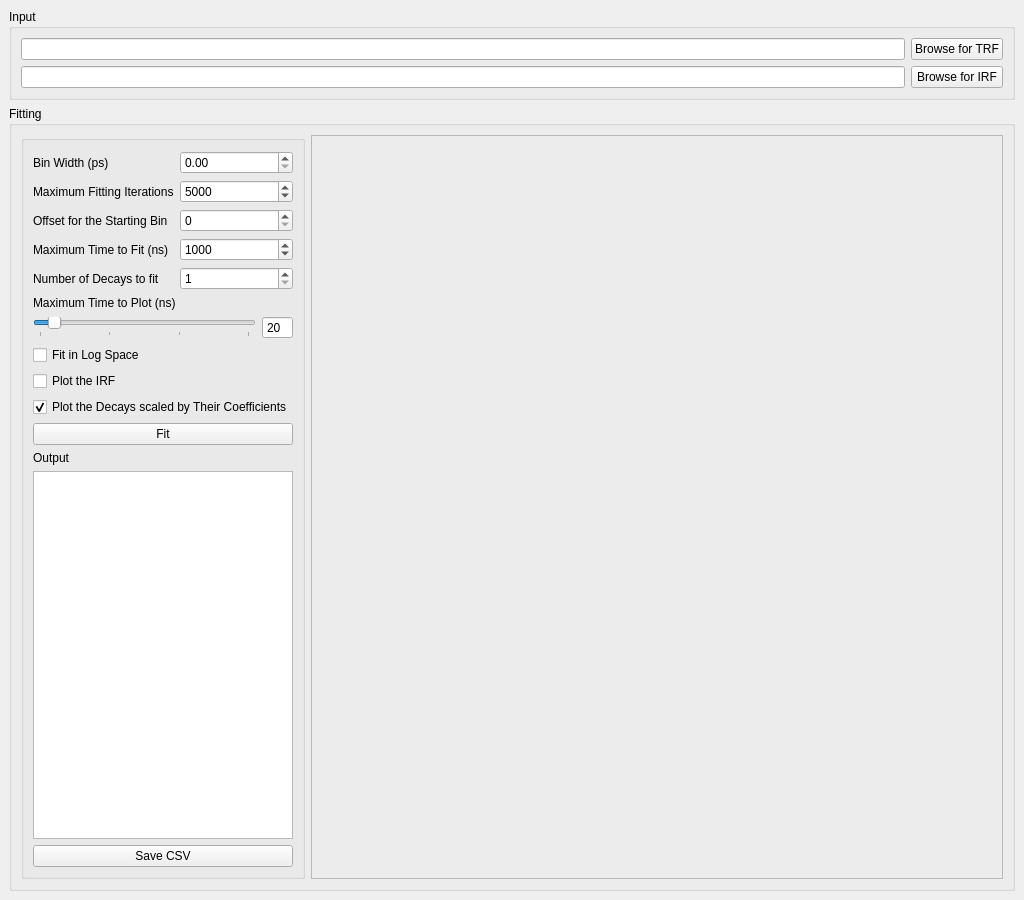
<?xml version="1.0" encoding="UTF-8"?>
<ui version="4.0">
 <class>Form</class>
 <widget class="QMainWindow" name="MainWindow">
  <property name="geometry">
   <rect>
    <x>0</x>
    <y>0</y>
    <width>1024</width>
    <height>900</height>
   </rect>
  </property>
  <property name="sizePolicy">
   <sizepolicy hsizetype="Preferred" vsizetype="Maximum">
    <horstretch>0</horstretch>
    <verstretch>0</verstretch>
   </sizepolicy>
  </property>
  <property name="minimumSize">
   <size>
    <width>700</width>
    <height>665</height>
   </size>
  </property>
  <property name="windowTitle">
   <string>Lifetime Fitting</string>
  </property>
  <widget class="QWidget" name="centralwidget">
  <layout class="QVBoxLayout" name="verticalLayout_11">
   <item>
    <widget class="QGroupBox" name="groupBox_4">
     <property name="sizePolicy">
      <sizepolicy hsizetype="Preferred" vsizetype="Maximum">
       <horstretch>0</horstretch>
       <verstretch>0</verstretch>
      </sizepolicy>
     </property>
     <property name="title">
      <string>Input</string>
     </property>
     <layout class="QHBoxLayout" name="horizontalLayout_5">
      <item>
       <layout class="QHBoxLayout" name="horizontalLayout_2">
        <item>
         <layout class="QVBoxLayout" name="verticalLayout_4">
          <item>
           <widget class="QLineEdit" name="trf_file">
            <property name="readOnly">
             <bool>false</bool>
            </property>
           </widget>
          </item>
          <item>
           <widget class="QLineEdit" name="irf_file">
            <property name="readOnly">
             <bool>false</bool>
            </property>
           </widget>
          </item>
         </layout>
        </item>
        <item>
         <layout class="QVBoxLayout" name="verticalLayout_7">
          <item>
           <widget class="QPushButton" name="trf_browse">
            <property name="acceptDrops">
             <bool>true</bool>
            </property>
            <property name="text">
             <string>Browse for TRF</string>
            </property>
           </widget>
          </item>
          <item>
           <widget class="QPushButton" name="irf_browse">
            <property name="acceptDrops">
             <bool>true</bool>
            </property>
            <property name="text">
             <string>Browse for IRF</string>
            </property>
           </widget>
          </item>
         </layout>
        </item>
       </layout>
      </item>
     </layout>
    </widget>
   </item>
   <item>
    <widget class="QGroupBox" name="groupBox">
     <property name="title">
      <string>Fitting</string>
     </property>
     <layout class="QHBoxLayout" name="horizontalLayout_4">
      <item>
       <widget class="QGroupBox" name="verticalGroupBox">
        <property name="sizePolicy">
         <sizepolicy hsizetype="Maximum" vsizetype="Preferred">
          <horstretch>0</horstretch>
          <verstretch>0</verstretch>
         </sizepolicy>
        </property>
        <layout class="QVBoxLayout" name="verticalLayout_5">
         <property name="sizeConstraint">
          <enum>QLayout::SetDefaultConstraint</enum>
         </property>
         <property name="topMargin">
          <number>10</number>
         </property>
         <item>
          <layout class="QHBoxLayout" name="horizontalLayout">
           <item>
            <layout class="QVBoxLayout" name="verticalLayout_2">
             <item>
              <widget class="QLabel" name="label">
               <property name="text">
                <string>Bin Width (ps)</string>
               </property>
              </widget>
             </item>
             <item>
              <widget class="QLabel" name="label_2">
               <property name="text">
                <string>Maximum Fitting Iterations</string>
               </property>
              </widget>
             </item>
             <item>
              <widget class="QLabel" name="label_5">
               <property name="text">
                <string>Offset for the Starting Bin</string>
               </property>
              </widget>
             </item>
             <item>
              <widget class="QLabel" name="label_6">
               <property name="text">
                <string>Maximum Time to Fit (ns)</string>
               </property>
              </widget>
             </item>
             <item>
              <widget class="QLabel" name="label_24">
               <property name="text">
                <string>Number of Decays to fit</string>
               </property>
              </widget>
             </item>
            </layout>
           </item>
           <item>
            <layout class="QVBoxLayout" name="verticalLayout">
             <item>
              <widget class="QDoubleSpinBox" name="binSize_widg">
               <property name="maximum">
                <double>9999999.000000000000000</double>
               </property>
              </widget>
             </item>
             <item>
              <widget class="QSpinBox" name="maxIter_widg">
               <property name="minimum">
                <number>1000</number>
               </property>
               <property name="maximum">
                <number>100000000</number>
               </property>
               <property name="singleStep">
                <number>1000</number>
               </property>
               <property name="value">
                <number>5000</number>
               </property>
              </widget>
             </item>
             <item>
              <widget class="QSpinBox" name="startOffset_widg">
               <property name="maximum">
                <number>999999</number>
               </property>
              </widget>
             </item>
             <item>
              <widget class="QSpinBox" name="maxTime_widg">
               <property name="maximum">
                <number>9999999</number>
               </property>
               <property name="value">
                <number>1000</number>
               </property>
              </widget>
             </item>
             <item>
              <widget class="QSpinBox" name="expCount_widg">
               <property name="wrapping">
                <bool>false</bool>
               </property>
               <property name="minimum">
                <number>1</number>
               </property>
               <property name="maximum">
                <number>4</number>
               </property>
               <property name="value">
                <number>1</number>
               </property>
              </widget>
             </item>
            </layout>
           </item>
          </layout>
         </item>
         <item>
          <widget class="QLabel" name="label_3">
           <property name="text">
            <string>Maximum Time to Plot (ns)</string>
           </property>
          </widget>
         </item>
         <item>
          <layout class="QHBoxLayout" name="horizontalLayout_6">
           <item>
            <widget class="QSlider" name="max_x">
             <property name="maximum">
              <number>300</number>
             </property>
             <property name="value">
              <number>20</number>
             </property>
             <property name="sliderPosition">
              <number>20</number>
             </property>
             <property name="orientation">
              <enum>Qt::Horizontal</enum>
             </property>
             <property name="invertedAppearance">
              <bool>false</bool>
             </property>
             <property name="invertedControls">
              <bool>false</bool>
             </property>
             <property name="tickPosition">
              <enum>QSlider::TicksBelow</enum>
             </property>
             <property name="tickInterval">
              <number>100</number>
             </property>
            </widget>
           </item>
           <item>
            <widget class="QSpinBox" name="max_x_out">
             <property name="buttonSymbols">
              <enum>QAbstractSpinBox::NoButtons</enum>
             </property>
             <property name="maximum">
              <number>300</number>
             </property>
             <property name="value">
              <number>20</number>
             </property>
            </widget>
           </item>
          </layout>
         </item>
         <item>
          <widget class="QCheckBox" name="logFit_widg">
           <property name="enabled">
            <bool>true</bool>
           </property>
           <property name="sizePolicy">
            <sizepolicy hsizetype="Fixed" vsizetype="Fixed">
             <horstretch>0</horstretch>
             <verstretch>0</verstretch>
            </sizepolicy>
           </property>
           <property name="text">
            <string>Fit in Log Space</string>
           </property>
           <property name="checkable">
            <bool>true</bool>
           </property>
           <property name="checked">
            <bool>false</bool>
           </property>
          </widget>
         </item>
         <item>
          <widget class="QCheckBox" name="plotIRF_widg">
           <property name="text">
            <string>Plot the IRF</string>
           </property>
           <property name="checkable">
            <bool>true</bool>
           </property>
           <property name="checked">
            <bool>false</bool>
           </property>
          </widget>
         </item>
         <item>
          <widget class="QCheckBox" name="scaled_widg">
           <property name="text">
            <string>Plot the Decays scaled by Their Coefficients</string>
           </property>
           <property name="checkable">
            <bool>true</bool>
           </property>
           <property name="checked">
            <bool>true</bool>
           </property>
          </widget>
         </item>
         <item>
          <widget class="QPushButton" name="fit_button">
           <property name="text">
            <string>Fit</string>
           </property>
          </widget>
         </item>
         <item>
          <widget class="QLabel" name="label_4">
           <property name="text">
            <string>Output</string>
           </property>
          </widget>
         </item>
         <item>
          <widget class="QTextEdit" name="text_output">
           <property name="sizePolicy">
            <sizepolicy hsizetype="Expanding" vsizetype="Expanding">
             <horstretch>0</horstretch>
             <verstretch>0</verstretch>
            </sizepolicy>
           </property>
          </widget>
         </item>
         <item>
          <layout class="QHBoxLayout" name="horizontalLayout_3">
           <item>
            <widget class="QPushButton" name="csv_browse">
             <property name="acceptDrops">
              <bool>true</bool>
             </property>
             <property name="text">
              <string>Save CSV</string>
             </property>
            </widget>
           </item>
          </layout>
         </item>
        </layout>
       </widget>
      </item>
      <item>
       <widget class="QFrame" name="frame">
        <property name="sizePolicy">
         <sizepolicy hsizetype="Minimum" vsizetype="Preferred">
          <horstretch>0</horstretch>
          <verstretch>0</verstretch>
         </sizepolicy>
        </property>
        <property name="frameShape">
         <enum>QFrame::StyledPanel</enum>
        </property>
        <property name="frameShadow">
         <enum>QFrame::Raised</enum>
        </property>
       </widget>
      </item>
     </layout>
    </widget>
   </item>
  </layout>
  </widget>
 </widget>
 <resources/>
 <connections/>
</ui>
